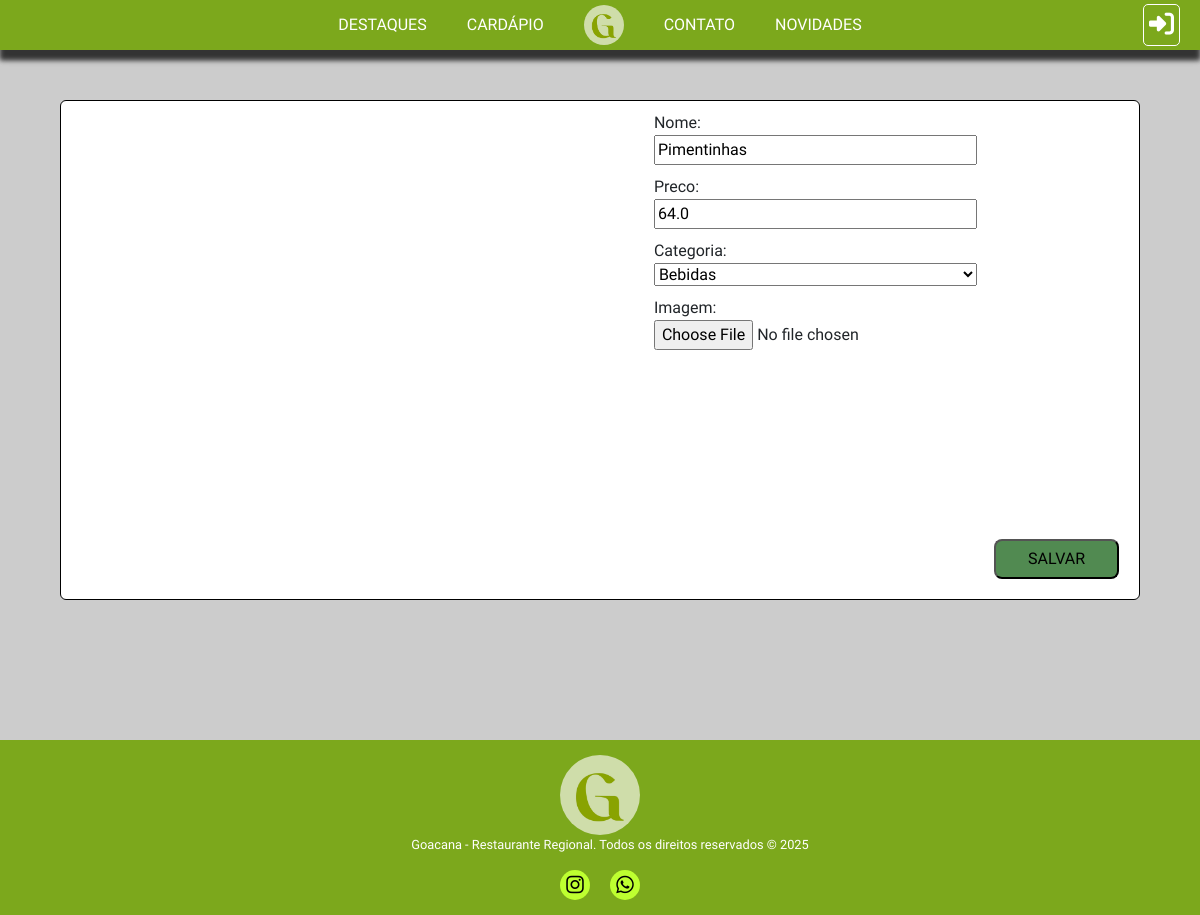
Page /edit_prato/15/ on the committed database.
### core/models.py (models this page shows)
class TB_PRATOS(models.Model):
    Nome = models.CharField(max_length=45, null=False)
    Disponibilidade = models.BooleanField(default=True)
    Preco = models.FloatField(null=False)
    Imagem = models.ImageField(upload_to='pratos/', null=True, blank=True)
    Categoria = models.ForeignKey('TB_CATEGORIAS', on_delete=models.PROTECT, null=False)

class TB_CATEGORIAS(models.Model):
    Nome = models.CharField(max_length=45)
    def __str__(self):
        return self.Nome

### core/views.py (the view)
# urls.py: path('edit_prato/<int:id>/', edit_prato, name='edit_prato'),
def edit_prato(request, id):
    prato = TB_PRATOS.objects.get(pk=id)
    if request.method == 'POST':
        formcar = TB_PRATOS_FORMS(request.POST, request.FILES, instance=prato)
        if formcar.is_valid():
            formcar.save()
            return redirect('editordecadarpio')
    else:
        formcar = TB_PRATOS_FORMS(instance=prato)
    contexto = {'formcar': formcar}
    return render (request, 'newprato.html', contexto)

### core/forms.py
class TB_PRATOS_FORMS(forms.ModelForm):
    class Meta:
        model = TB_PRATOS
        fields = ['Nome', 'Preco', 'Categoria', 'Imagem']

### core/templates/newprato.html (shortened to what this page needs)
{% extends 'base/base.html' %}
{% load static %}
{% block 'header' %}
<link rel="stylesheet" href="{% static 'CSS/add_prato.css' %}">
{% endblock %}
{% block 'content' %}
    <div class="vheight">
        <div class="card">
            <form action="" method="post" enctype="multipart/form-data">
                <div class="photo-side">
                </div>
                <div class="data-side">
                    {{ formcar }}
                </div>
                <input type="submit" value="SALVAR" id="save">
            </form>
        </div>
    </div>
{% endblock %}

### core/static/CSS/geral.css (style rules this page uses)
* { box-sizing: border-box !important; }
html { scroll-behavior: smooth; overflow-x: hidden; }
body { margin: 0; font-family: "IM Fell English", serif !important; overflow-x: hidden; }

### core/static/CSS/add_prato.css (style rules this page uses)
body { background-color: #cccccc; }
.vheight { margin-top: 100px; min-height: 80vh !important; }

### rows in the picture
TB_PRATOS: Nome "Pimentinhas", Preco "64.0", Categoria "Bebidas"
